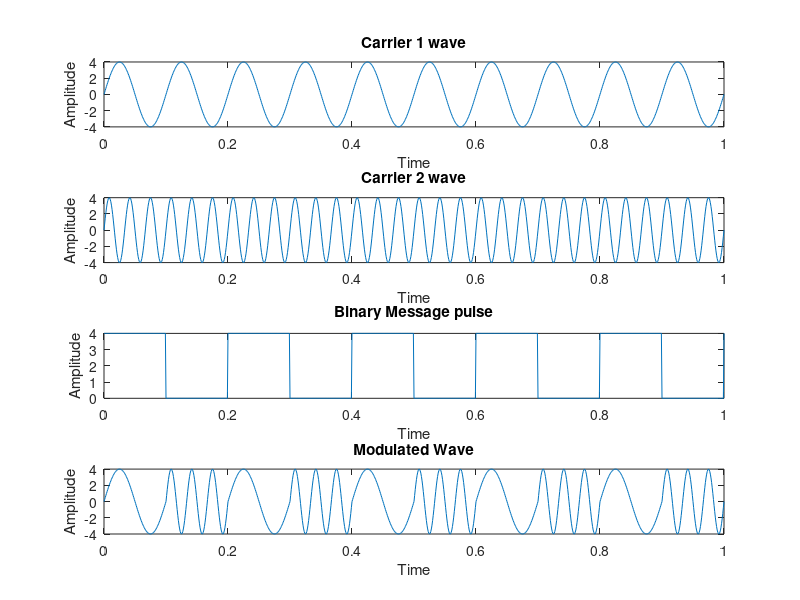

Recreate this plot in MATLAB.
%Frequency shift keying
clc;
close all;
clear all;

fc1 =10;% input(' freq of  1st sine wave carrier:');
fc2 =30;% input(' freq of  2nd sine wave carrier:');
fp = 5;%input('Enter the freq of periodic Binary pulse(MEssage):');
amp =4;% input('Enter the amplitude (Carrier & binary pulse message both):');
t = 0:0.001:1;

%carrier generating
c1 = amp.*sin(2*pi*fc1*t);
c2 = amp.*sin(2*pi*fc2*t);

subplot(4,1,1);
plot(t,c1);
xlabel('Time');
ylabel('Amplitude');
title('Carrier 1 wave');

subplot(4,1,2);
plot(t,c2);
xlabel('Time');
ylabel('Amplitude');
title('Carrier 2 wave');

%For Generating Square wave message
m = amp/2.*square(2*pi*fp*t)+amp/2;
subplot(4,1,3);
plot(t,m);
xlabel('Time');
ylabel('Amplitude');
title('Binary Message pulse');

%modulated wave
for i=0:1000;
    if m(i+1)==0
        mm(i+1)=c2(i+1);
    else
        mm(i+1)=c1(i+1);
    end
end

subplot(4,1,4);
plot(t,mm);
xlabel('Time');
ylabel('Amplitude');
title('Modulated Wave');
%10 30 5 4